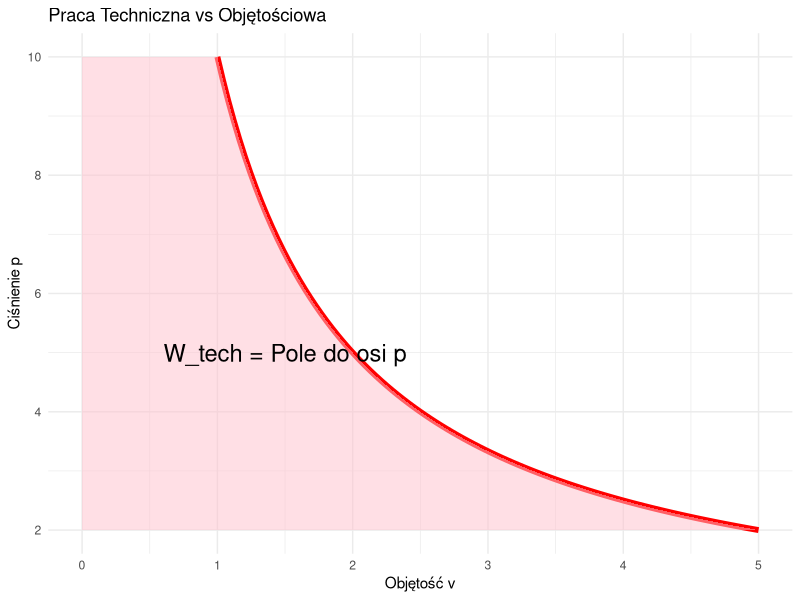

The R script that drew this image:
## ---- chunk 1
#| label: tech-work
#| echo: false
#| fig-width: 8
#| fig-height: 5

library(ggplot2)

v <- seq(1, 5, length.out=100)
p <- 10 / v 

df <- data.frame(v=v, p=p)

ggplot(df, aes(x=v, y=p)) +
  geom_line(size=2, color="red") +
  # Area to the left (y-axis)
  geom_ribbon(aes(xmin=0, xmax=v), fill="pink", alpha=0.5) +
  annotate("text", x=1.5, y=5, label="W_tech = Pole do osi p", size=6) +
  labs(title="Praca Techniczna vs Objętościowa", x="Objętość v", y="Ciśnienie p") +
  theme_minimal()
